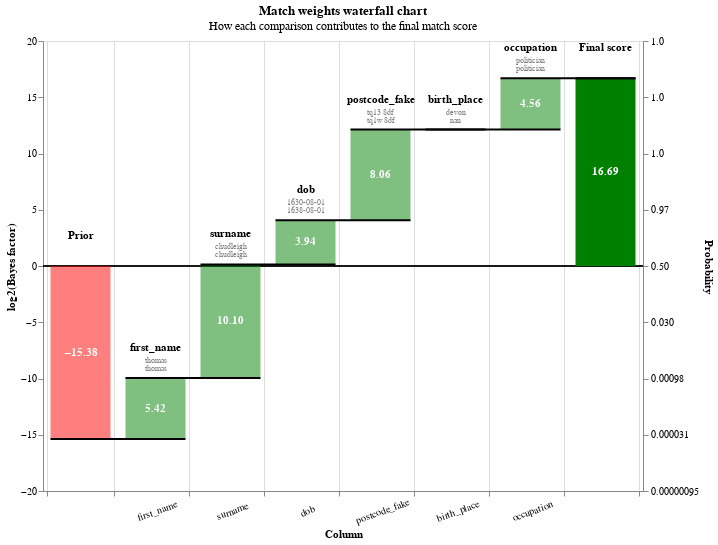

The notebook cell this image was saved under:
### Markdown cell above
You can also view rows in this dataset as a waterfall chart as follows:

### Code cell
from splink.charts import waterfall_chart
records_to_plot = df_e.to_dict(orient="records")
linker.waterfall_chart(records_to_plot, filter_nulls=False)

### Figure 1 — Vega-Lite specification as saved in the notebook (floating-point values rounded to 4 significant figures; data arrays with more than 128 entries replaced by an {"elided": "..."} marker saying what was removed)
{"$schema": "https://vega.github.io/schema/vega-lite/v5.2.0.json", "config": {"view": {"continuousHeight": 300, "continuousWidth": 400}}, "data": {"values": {"elided": "160 records"}}, "height": 450, "layer": [{"layer": [{"encoding": {"color": {"value": "black"}, "size": {"value": 0.5}, "y": {"field": "zero", "type": "quantitative"}}, "mark": "rule"}, {"encoding": {"color": {"condition": {"test": "(datum.log2_bayes_factor < 0)", "value": "red"}, "value": "green"}, "opacity": {"condition": {"test": "datum.column_name == 'Prior match weight' || datum.column_name == 'Final score'", "value": 1}, "value": 0.5}, "tooltip": [{"field": "column_name", "title": "Comparison column", "type": "nominal"}, {"field": "value_l", "title": "Value (L)", "type": "nominal"}, {"field": "value_r", "title": "Value (R)", "type": "nominal"}, {"field": "label_for_charts", "title": "Label", "type": "ordinal"}, {"field": "sql_condition", "title": "SQL condition", "type": "nominal"}, {"field": "comparison_vector_value", "title": "Comparison vector value", "type": "nominal"}, {"field": "bayes_factor", "format": ",.4f", "title": "Bayes factor = m/u", "type": "quantitative"}, {"field": "log2_bayes_factor", "format": ",.4f", "title": "Match weight = log2(m/u)", "type": "quantitative"}, {"field": "prob", "format": ".4f", "title": "Adjusted match score", "type": "quantitative"}, {"field": "bayes_factor_description", "title": "Match weight description", "type": "nominal"}], "x": {"axis": {"grid": true, "labelAlign": "center", "labelAngle": -20, "labelExpr": "datum.value == 'Prior' || datum.value == 'Final score' ? '' : datum.value", "labelPadding": 10, "tickBand": "extent", "title": "Column"}, "field": "column_name", "sort": {"field": "bar_sort_order", "order": "ascending"}, "type": "nominal"}, "y": {"axis": {"grid": false, "orient": "left", "title": "log2(Bayes factor)"}, "field": "previous_sum", "type": "quantitative"}, "y2": {"field": "sum"}}, "mark": {"type": "bar", "width": 60}}, {"encoding": {"color": {"value": "white"}, "text": {"condition": {"field": "log2_bayes_factor", "format": ".2f", "test": "abs(datum.log2_bayes_factor) > 1", "type": "nominal"}, "value": ""}, "x": {"axis": {"labelAngle": 0, "title": "Column"}, "field": "column_name", "sort": {"field": "bar_sort_order", "order": "ascending"}, "type": "nominal"}, "y": {"axis": {"orient": "left"}, "field": "center", "type": "quantitative"}}, "mark": {"fontWeight": "bold", "type": "text"}}, {"encoding": {"color": {"value": "black"}, "text": {"field": "column_name", "type": "nominal"}, "x": {"axis": {"labelAngle": 0, "title": "Column"}, "field": "column_name", "sort": {"field": "bar_sort_order", "order": "ascending"}, "type": "nominal"}, "y": {"field": "sum_top", "type": "quantitative"}}, "mark": {"baseline": "bottom", "dy": -25, "fontWeight": "bold", "type": "text"}}, {"encoding": {"color": {"value": "grey"}, "text": {"field": "value_l", "type": "nominal"}, "x": {"axis": {"labelAngle": 0, "title": "Column"}, "field": "column_name", "sort": {"field": "bar_sort_order", "order": "ascending"}, "type": "nominal"}, "y": {"field": "sum_top", "type": "quantitative"}}, "mark": {"baseline": "bottom", "dy": -13, "fontSize": 8, "type": "text"}}, {"encoding": {"color": {"value": "grey"}, "text": {"field": "value_r", "type": "nominal"}, "x": {"axis": {"labelAngle": 0, "title": "Column"}, "field": "column_name", "sort": {"field": "bar_sort_order", "order": "ascending"}, "type": "nominal"}, "y": {"field": "sum_top", "type": "quantitative"}}, "mark": {"baseline": "bottom", "dy": -5, "fontSize": 8, "type": "text"}}]}, {"encoding": {"x": {"axis": {"labelAngle": 0, "title": "Column"}, "field": "column_name", "sort": {"field": "bar_sort_order", "order": "ascending"}, "type": "nominal"}, "x2": {"field": "lead"}, "y": {"axis": {"labelExpr": "format(1 / (1 + pow(2, -1*datum.value)), '.2r')", "orient": "right", "title": "Probability"}, "field": "sum", "scale": {"zero": false}, "type": "quantitative"}}, "mark": {"color": "black", "strokeWidth": 2, "type": "rule", "x2Offset": 30, "xOffset": -30}}], "params": [{"bind": {"input": "range", "max": 19, "min": 0, "step": 1}, "description": "Filter by the interation number", "name": "record_number", "value": 0}], "resolve": {"axis": {"y": "independent"}}, "title": {"subtitle": "How each comparison contributes to the final match score", "text": "Match weights waterfall chart"}, "transform": [{"filter": "(datum.record_number == record_number)"}, {"frame": [null, 0], "window": [{"as": "sum", "field": "log2_bayes_factor", "op": "sum"}, {"as": "lead", "field": "column_name", "op": "lead"}]}, {"as": "sum", "calculate": "datum.column_name === \"Final score\" ? datum.sum - datum.log2_bayes_factor : datum.sum"}, {"as": "lead", "calculate": "datum.lead === null ? datum.column_name : datum.lead"}, {"as": "previous_sum", "calculate": "datum.column_name === \"Final score\" || datum.column_name === \"Prior match weight\" ? 0 : datum.sum - datum.log2_bayes_factor"}, {"as": "top_label", "calculate": "datum.sum > datum.previous_sum ? datum.column_name : \"\""}, {"as": "bottom_label", "calculate": "datum.sum < datum.previous_sum ? datum.column_name : \"\""}, {"as": "sum_top", "calculate": "datum.sum > datum.previous_sum ? datum.sum : datum.previous_sum"}, {"as": "sum_bottom", "calculate": "datum.sum < datum.previous_sum ? datum.sum : datum.previous_sum"}, {"as": "center", "calculate": "(datum.sum + datum.previous_sum) / 2"}, {"as": "text_log2_bayes_factor", "calculate": "(datum.log2_bayes_factor > 0 ? \"+\" : \"\") + datum.log2_bayes_factor"}, {"as": "dy", "calculate": "datum.sum < datum.previous_sum ? 4 : -4"}, {"as": "baseline", "calculate": "datum.sum < datum.previous_sum ? \"top\" : \"bottom\""}, {"as": "prob", "calculate": "1. / (1 + pow(2, -1.*datum.sum))"}, {"as": "zero", "calculate": "0*datum.sum"}], "width": {"step": 75}}
